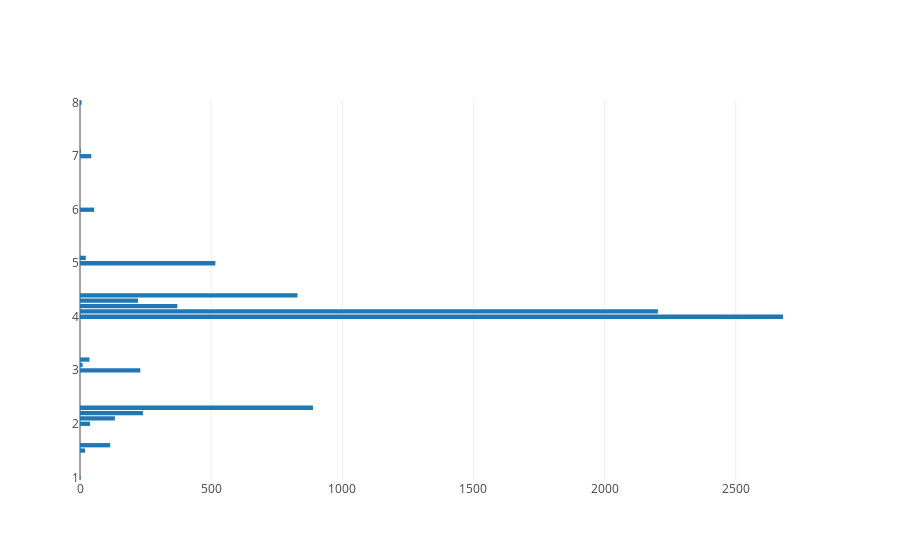

Here is the notebook cell this chart was saved with:
### Code cell
apptype = app['Android Ver'].value_counts()

plotly.offline.iplot([
    go.Bar(
        y = apptype.index,
        x = apptype.values,
        orientation = 'h'
    )
], filename='basic_pie_chart')

### Figure 1 — Plotly figure (JSON) as saved in the notebook; plotly's stock layout.template omitted (floating-point values rounded to 4 significant figures)
{"data": [{"orientation": "h", "type": "bar", "uid": "7783ebd2-05cc-4237-91fd-086cc1dc74a0", "x": [2680, 2203, 989, 888, 829, 516, 371, 240, 230, 221, 133, 115, 54, 43, 38, 36, 22, 19, 10, 6, 3, 2], "y": [4, 4.1, "Varies with device", 2.3, 4.4, 5, 4.2, 2.2, 3, 4.3, 2.1, 1.6, 6, 7, 2, 3.2, 5.1, 1.5, 3.1, 8, 7.1, 1]}], "layout": {}}
